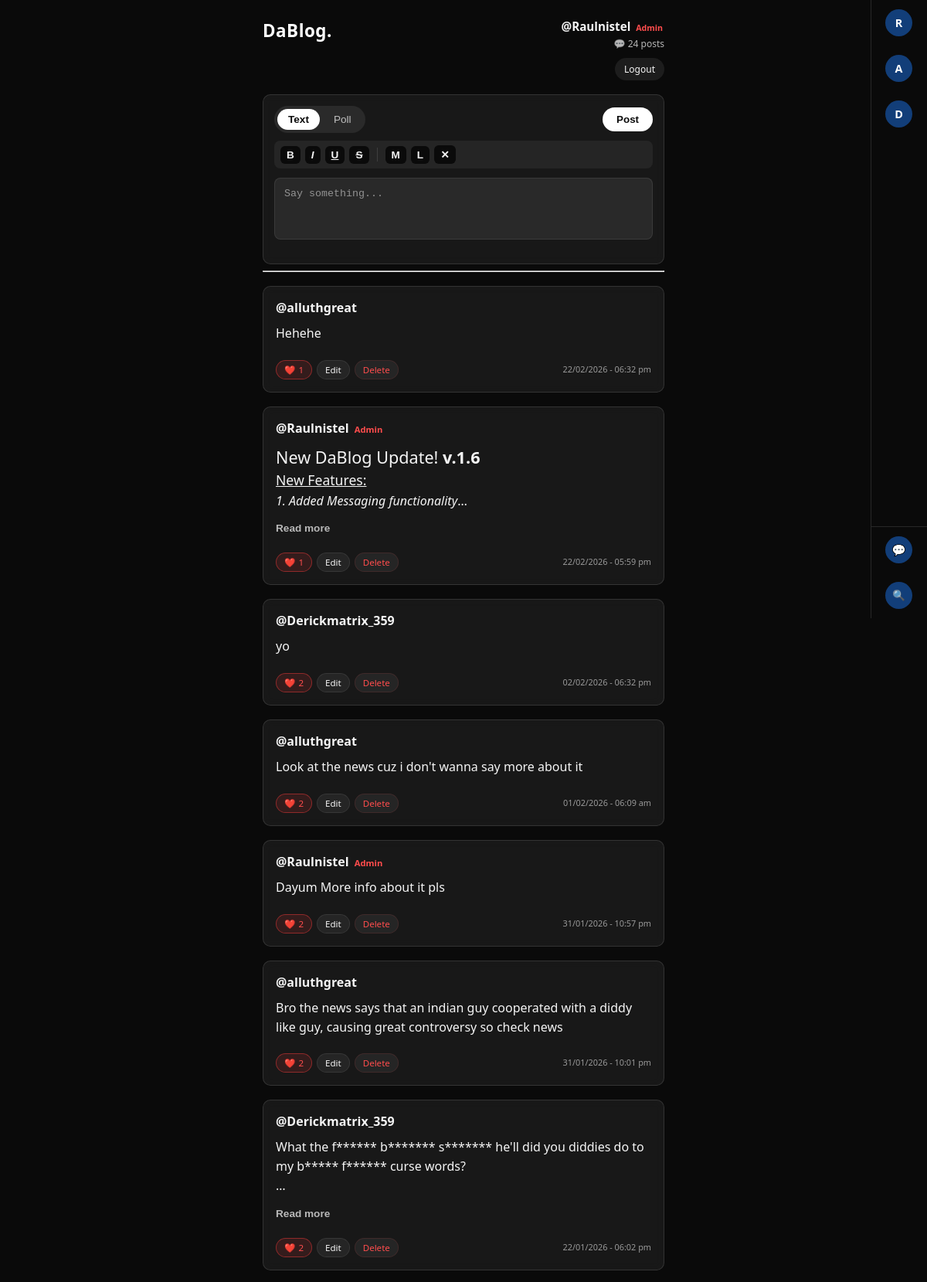
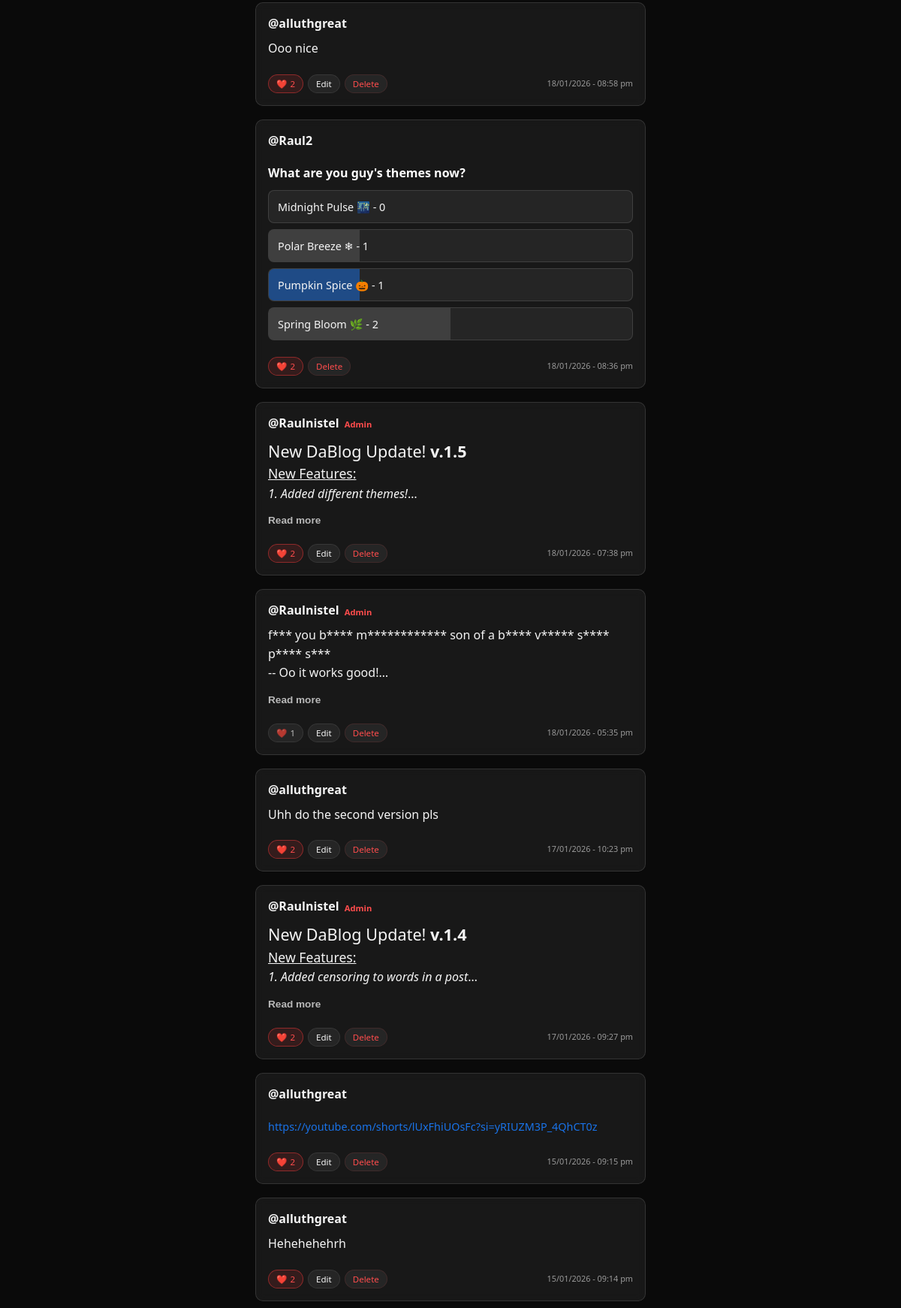
Page /feed (signed in, upper part) on the committed database (2 pictures, top to bottom).
### tables this page shows
CREATE TABLE users (
    id INTEGER PRIMARY KEY AUTOINCREMENT,
    username TEXT UNIQUE,
    password TEXT
, is_deleted INTEGER DEFAULT 0, deleted_username TEXT, is_muted INTEGER DEFAULT 0);

CREATE TABLE posts (
    id INTEGER PRIMARY KEY AUTOINCREMENT,
    user_id INTEGER,
    content TEXT,
    created_at TEXT
, is_public INTEGER DEFAULT 1, type TEXT DEFAULT 'text');

CREATE TABLE polls (
    post_id INTEGER PRIMARY KEY,
    question TEXT NOT NULL,
    FOREIGN KEY (post_id) REFERENCES posts(id) ON DELETE CASCADE
);

CREATE TABLE poll_options (
    id INTEGER PRIMARY KEY AUTOINCREMENT,
    post_id INTEGER,
    option_text TEXT NOT NULL,
    votes INTEGER DEFAULT 0,
    FOREIGN KEY (post_id) REFERENCES posts(id) ON DELETE CASCADE
);

### app.py (the view)
@app.route("/feed")
def feed():
    if "user_id" not in session:
        return redirect("/")
    db = get_db()
    cur = db.cursor()
    cur.execute("SELECT COUNT(*) FROM posts WHERE user_id=?", (session["user_id"],))
    post_count = cur.fetchone()[0]
    cur.execute("""
        SELECT
            posts.id,
            posts.user_id,
            posts.content,
            posts.type,
            CASE
                WHEN users.is_deleted = 1
                THEN 'Deleted User [' || users.id || ']'
                ELSE users.username
            END AS username,
            users.is_deleted,
            posts.created_at,
            posts.is_public,
            COUNT(likes.post_id),
            MAX(likes.user_id = ?) AS liked
        FROM posts
        LEFT JOIN users ON posts.user_id = users.id
        LEFT JOIN likes ON posts.id = likes.post_id
        WHERE posts.is_public = 1 OR posts.user_id = ?
        GROUP BY posts.id
        ORDER BY posts.created_at DESC

    """, (session["user_id"], session["user_id"]))
    rows = cur.fetchall()
    posts = []
    IST = timezone(timedelta(hours=5, minutes=30))
    for r in rows:
        (
            post_id, user_id, content, ptype,
            username, is_deleted,
            created_at, is_public,
            likes, liked
        ) = r
        pretty_time = datetime.fromisoformat(created_at).astimezone(IST).strftime("%d/%m/%Y - %I:%M %p").lower()
        post = {
            "id": post_id,
            "user_id": user_id,
            "type": ptype,
            "username": username,
            "time": pretty_time,
            "is_public": is_public,
            "like_count": likes,
            "liked_by_me": liked,
            "is_admin": is_admin_user(user_id)
        }
        post["is_deleted_user"] = bool(is_deleted)
        if ptype == "poll":
            cur.execute("SELECT question FROM polls WHERE post_id=?", (post_id,))
            post["question"] = cur.fetchone()[0]
            cur.execute("""
                SELECT
                    po.id,
                    po.option_text,
                    COUNT(pv.user_id) AS votes,
                    MAX(pv.user_id = ?) AS voted_by_me
                FROM poll_options po
                LEFT JOIN poll_votes pv ON pv.option_id = po.id
                WHERE po.post_id=?
                GROUP BY po.id
            """, (session["user_id"], post_id))
            options = []
            total_votes = 0
            rows2 = cur.fetchall()
            for o in rows2:
                total_votes += o[2]
            for o in rows2:
                percent = (o[2] / total_votes * 100) if total_votes else 0
                options.append({
                    "id": o[0],
                    "text": o[1],
                    "votes": o[2],
                    "percent": round(percent, 1),
                    "voted_by_me": bool(o[3])
                })
            post["options"] = options
        else:
            post["content"] = render_post(content)
        posts.append(post)
    db.close()
    return render_template(
        "feed.html",
        posts=posts,
        current_user=session["user_id"],
        current_username=session["username"],
        post_count=post_count,
        is_admin=is_admin_user(session["user_id"])
    )

### app.py (called while the page is built)
def get_db():
    return sqlite3.connect(DB)

def is_admin_user(user_id):
    db = get_db()
    cur = db.cursor()
    cur.execute("SELECT username FROM users WHERE id=?", (user_id,))
    row = cur.fetchone()
    db.close()
    return row and row[0] == "Raulnistel"

def censor_text(text):
    db = get_db()
    cur = db.cursor()
    cur.execute("SELECT word FROM curse_words")
    words = [w[0] for w in cur.fetchall()]
    db.close()
    for w in words:
        def repl(m):
            first = m.group(0)[0]
            return first + "*" * (len(m.group(0)) - 1)
        text = re.sub(rf'\b{re.escape(w)}\b', repl, text, flags=re.IGNORECASE)
    return text

def render_post(text):
    text = html.escape(text)
    text = censor_text(text)
    replacements = [
        (r'\[b\](.*?)\[/b\]', r'<strong>\1</strong>'),
        (r'\[i\](.*?)\[/i\]', r'<em>\1</em>'),
        (r'\[u\](.*?)\[/u\]', r'<u>\1</u>'),
        (r'\[s\](.*?)\[/s\]', r'<s>\1</s>'),
        (r'\[size=medium\](.*?)\[/size\]', r'<span class="text-medium">\1</span>'),
        (r'\[size=large\](.*?)\[/size\]', r'<span class="text-large">\1</span>')
    ]
    for pattern, repl in replacements:
        text = re.sub(pattern, repl, text, flags=re.DOTALL)
    url_pattern = r'(https?://[^\s<]+|www\.[^\s<]+)'
    def linkify(match):
        url = match.group(0)
        href = url if url.startswith("http") else "https://" + url
        return f'<a href="{href}" target="_blank" rel="noopener noreferrer">{url}</a>'
    text = re.sub(url_pattern, linkify, text)
    return text

### templates/feed.html (shortened to what this page needs)
<!DOCTYPE html>
<html>
<head>
    <link rel="stylesheet" href="/static/style.css">
</head>
<body>
<div id="main-content">
    <div class="top-bar">
        <div class="brand">
            DaBlog.
        </div>
        <div class="user-box">
            <div class="user-name" onclick="openProfile('{{ session.username }}')">
                <span>@{{ current_username }}</span>
                {% if is_admin %}
                    <span class="admin-tag">Admin</span>
                {% endif %}
            </div>
            <div class="user-meta">
                💬 <span id="post-count">{{ post_count }}</span> posts
            </div>
            <a href="/logout" class="logout-btn">Logout</a>
        </div>
    </div>
    <form class="composer" onsubmit="createPost(event)">
        <div class="composer-header">
            <div class="segmented-control" id="post-type">
                <button type="button" class="active" onclick="setPostType('text')">Text</button>
                <button type="button" onclick="setPostType('poll')">Poll</button>
            </div>
            <button class="post-btn" id="post-submit-btn">Post</button>
        </div>
        <div class="format-bar">
            <button type="button" onclick="wrap('[b]', '[/b]')"><b>B</b></button>
            <button type="button" onclick="wrap('[i]', '[/i]')"><i>I</i></button>
            <button type="button" onclick="wrap('[u]', '[/u]')"><u>U</u></button>
            <button type="button" onclick="wrap('[s]', '[/s]')"><s>S</s></button>
            <button type="button" onclick="wrap('[size=medium]', '[/size]')">M</button>
            <button type="button" onclick="wrap('[size=large]', '[/size]')">L</button>
            <button type="button" onclick="removeFormatting()">✕</button>
        </div>
        <textarea id="post-content" placeholder="Say something..."></textarea>
    </form>
    <hr>
    <div id="posts-container">
        {% for post in posts %}
        <div class="post {% if post.is_public == 0 %}private{% endif %}" id="post-{{ post.id }}">
            {% if not post.is_deleted_user %}
                <span class="username"
                      onclick="openProfile('{{ post.username }}')"><b>
                    @{{ post.username }}</b>
                </span>
            {% else %}
                <span class="username deleted-user"><b>
                    {{ post.username }}</b>
                </span>
            {% endif %}
            {% if post.is_admin %}<span class="admin-tag">Admin</span>{% endif %}
            {% if post.type == "poll" %}
                <div class="poll">
                    <h4 class="poll-question">{{ post.question }}</h4>
                    {% set total = post.options | sum(attribute='votes') %}
                    {% for opt in post.options %}
                        {% set percent = (opt.votes / total * 100) if total > 0 else 0 %}
                        <div class="poll-option" data-option-id="{{ opt.id }}" onclick="vote({{ opt.id }})">
                            <div class="poll-bar {{ 'my-vote' if opt.voted_by_me else 'other-vote' }}"
                                 style="width: {{ percent }}%">
                            </div>
                            <span class="poll-text" data-label="{{ opt.text }}">
                                {{ opt.text }} - {{ opt.votes }}
                            </span>
                        </div>
                    {% endfor %}
                </div>
            {% else %}
                <p class="post-content collapsed" id="post-content-{{ post.id }}">{{ post.content | safe }}</p>
                <button class="read-toggle" onclick="togglePost(this, {{ post.id }})">
                    Read more
                </button>
            {% endif %}
            <div class="post-footer">
                <div class="post-actions">
                    <a href="#"
                       class="action-btn like-btn {% if post.liked_by_me %}liked{% endif %}"
                       onclick="toggleLike(event, {{ post.id }})"
                       id="like-{{ post.id }}">
                       ❤️ <span>{{ post.like_count }}</span>
                    </a>
                    {% if post.user_id == current_user or is_admin %}
                        {% if post.type != "poll" %}
                            <a href="/edit/{{ post.id }}" class="action-btn edit-btn">
                                Edit
                            </a>
                        {% endif %}
                        <a href="#"
                           class="action-btn delete-btn"
                           onclick="deletePost(event, {{ post.id }})">
                            Delete
                        </a>
                    {% endif %}
                </div>
                <span class="post-time">{{ post.time }}</span>
            </div>
        </div>
        {% endfor %}
    </div>
</div>
<div class="dm-sidebar" id="dm-sidebar">
    <div id="dm-list"></div>
    <div class="sidebar-footer">
        <a href="/chat" class="dm-item">
            <div class="dm-icon">💬</div>
        </a>
        <button class="dm-item search-trigger" onclick="searchPeople()">
            <div class="dm-icon">🔍</div>
        </button>
    </div>
</div>
</body>
</html>

### rows in the picture
users: username "Raulnistel"
posts: username "alluthgreat", content "Hehehe", like_count "1", time "22/02/2026 - 06:32 pm"
posts: username "Raulnistel", shows "Admin", content "New DaBlog Update! v.1.6 New Features: 1. Added Messaging…", like_count "1", time "22/02/2026 - 05:59 pm"
posts: username "Derickmatrix_359", content "yo", like_count "2", time "02/02/2026 - 06:32 pm"
posts: username "alluthgreat", content "Look at the news cuz i don't wanna say more about it", like_count "2", time "01/02/2026 - 06:09 am"
posts: username "Raulnistel", shows "Admin", content "Dayum More info about it pls", like_count "2", time "31/01/2026 - 10:57 pm"
posts: username "alluthgreat", content "Bro the news says that an indian guy cooperated with a diddy like guy, causing great controversy so check news", like_count "2", time "31/01/2026 - 10:01 pm"
posts: username "Derickmatrix_359", content "What the f****** b******* s******* he'll did you diddies do to my b***** f****** curse…", like_count "2", time "22/01/2026 - 06:02 pm"
posts: username "alluthgreat", content "Ooo nice", like_count "2", time "18/01/2026 - 08:58 pm"
users: username "Raul2", question "What are you guy's themes now?", like_count "2", time "18/01/2026 - 08:36 pm"
poll_options: text "Midnight Pulse 🌃", votes "0"
poll_options: {{ percent }} 25.0 (drawn), text "Polar Breeze ❄", votes "1"
poll_options: {{ percent }} 25.0 (drawn), text "Pumpkin Spice 🎃", votes "1"
poll_options: {{ percent }} 50.0 (drawn), text "Spring Bloom 🌿", votes "2"
posts: username "Raulnistel", shows "Admin", content "New DaBlog Update! v.1.5 New Features: 1. Added different…", like_count "2", time "18/01/2026 - 07:38 pm"
posts: username "Raulnistel", shows "Admin", content "f*** you b**** m************ son of a b**** v***** s**** p**** s*** -- Oo it works…", like_count "1", time "18/01/2026 - 05:35 pm"
posts: username "alluthgreat", content "Uhh do the second version pls", like_count "2", time "17/01/2026 - 10:23 pm"
posts: username "Raulnistel", shows "Admin", content "New DaBlog Update! v.1.4 New Features: 1. Added censoring to words in a…", like_count "2", time "17/01/2026 - 09:27 pm"
posts: username "alluthgreat", content "https://youtube.com/shorts/lUxFhiUOsFc?si=yRIUZM3P_4QhCT0z", like_count "2", time "15/01/2026 - 09:15 pm"
posts: username "alluthgreat", content "Hehehehehrh", like_count "2", time "15/01/2026 - 09:14 pm"

### other values in the picture
{{ post_count }} "24"
